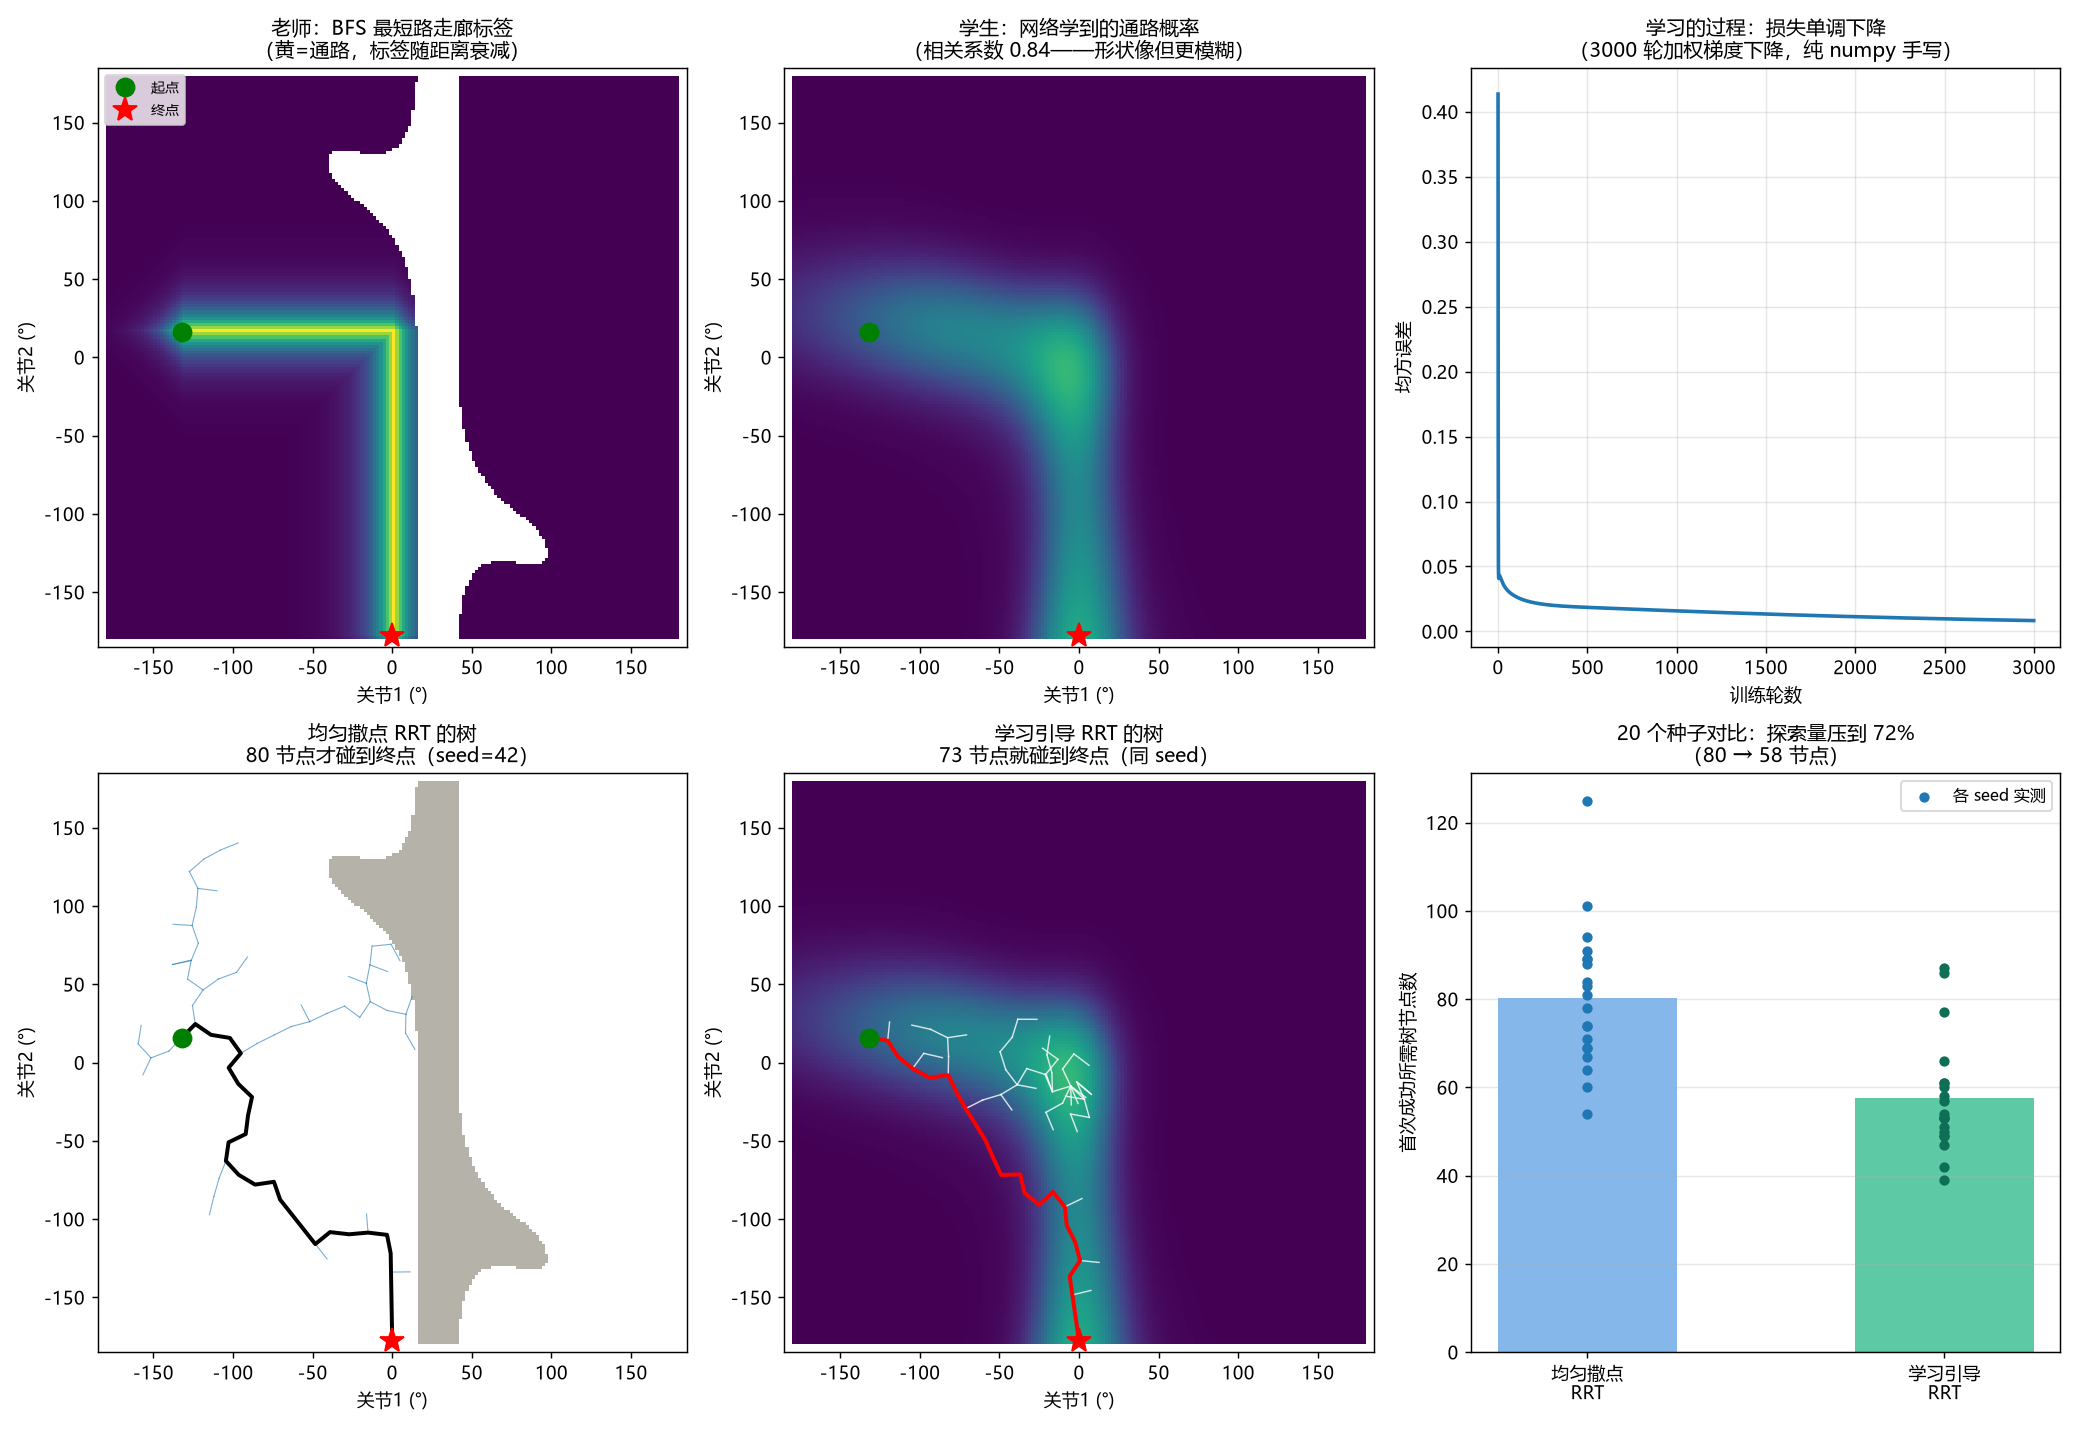

This figure's Python source:
"""
第 7 课：学习的成分 —— 用神经网络学"哪里是通路"，引导 RRT 撒点。

对应课题题目《基于学习和抽样的混合运动规划算法研究》里的"基于学习"。

故事线（三步蒸馏）：
  1. 老师（BFS 穷举）  ：2° 网格全图搜索，找出起点到终点的最短路径走廊
  2. 学生（小神经网络）：输入关节角，输出"这里是通路"的概率，跟老师学
  3. 混合（学习引导 RRT）：撒点时按学生的建议撒（概率高的区域多撒），其余仍均匀撒
     —— 学习提供方向感，抽样保证完备性，这就是"混合"

运行方法：python lesson7_learned_sampling.py
本脚本做四件事：
  A. BFS 求路径 + 距离变换生成"走廊"训练标签
  B. 手写 2->48->1 神经网络（numpy，不用任何深度学习框架），加权梯度下降训练
  C. 学习引导 RRT（按网络概率分布撒点）与均匀 RRT 对比
  D. 20 个种子统计：首次成功各需要多少节点
产物：lesson7_learned_sampling.png
"""
import os
from collections import deque

import numpy as np
import matplotlib
matplotlib.rcParams['font.sans-serif'] = ['Microsoft YaHei', 'SimHei', 'DejaVu Sans']
matplotlib.rcParams['axes.unicode_minus'] = False
import matplotlib.pyplot as plt
from matplotlib.colors import ListedColormap

from lesson3_rrt import (is_collision, is_collision_path, JOINT_RANGES,
                         rrt_plan, reconstruct_path)

OUT_DIR = os.path.dirname(os.path.abspath(__file__))

# ---- 场景（与前面各课一致，注意 lesson3 的 START/GOAL 在 __main__ 里 import 不到）----
START = (-132.0, 16.0)
GOAL = (0.0, -178.0)

# ---- 本课参数 ----
GRID = 2.0          # 老师用的网格分辨率（度）
N = int(round(360.0 / GRID))          # 180 x 180
H = 48              # 隐藏层神经元个数
EPOCHS = 3000       # 训练轮数
LR = 0.15           # 学习率
TAU = 6.0           # 走廊标签的衰减宽度（格）
W_CORRIDOR = 3.0    # 训练时给走廊样本的损失权重（强调"学通路"）
EPS_INF = 0.90      # 撒点时"听网络建议"的概率
GOAL_BIAS = 0.10    # 直接偏置到终点的概率（与第 3 课一致）
SAMPLE_EXPO = 5.0   # 采样权重 = 概率^指数（越大越集中在高概率区）
SEEDS = list(range(20))


# ============================================================
# 1. 老师：网格 + BFS 最短路 + 距离变换 -> 走廊标签
#    本课统一用"显示坐标约定"：格子 (p, q)：
#      p ↔ 关节1：θ1 = -180 + (p+0.5)*GRID （格子中心）
#      q ↔ 关节2：θ2 = -180 + (q+0.5)*GRID
# ============================================================
def cell_center(p, q):
    return -180.0 + (p + 0.5) * GRID, -180.0 + (q + 0.5) * GRID


def cell_of(t1, t2):
    return (int((t1 + 180.0) / GRID), int((t2 + 180.0) / GRID))


def build_obst():
    """显示约定下的障碍掩码 obst[p, q]。"""
    obst = np.zeros((N, N), dtype=bool)
    for p in range(N):
        for q in range(N):
            obst[p, q] = is_collision(*cell_center(p, q))
    return obst


def bfs_path(obst):
    """老师本人：4 邻域 BFS 找最短路（返回格子序列）。"""
    s, g = cell_of(*START), cell_of(*GOAL)
    parent = {s: None}
    dq = deque([s])
    while dq:
        c = dq.popleft()
        if c == g:
            break
        for dp, dq_ in ((1, 0), (-1, 0), (0, 1), (0, -1)):
            nb = (c[0] + dp, c[1] + dq_)
            if (0 <= nb[0] < N and 0 <= nb[1] < N
                    and not obst[nb] and nb not in parent):
                parent[nb] = c
                dq.append(nb)
    if g not in parent:
        return None
    path, cur = [], g
    while cur is not None:
        path.append(cur)
        cur = parent[cur]
    return path


def corridor_label(obst, path):
    """多源 BFS 距离变换：离最短路的格距 d -> 标签 exp(-d/TAU)，障碍为 0。"""
    dist = np.full((N, N), 10 ** 9)
    dq = deque()
    for (p, q) in path:
        dist[p, q] = 0
        dq.append((p, q))
    while dq:
        p, q = dq.popleft()
        for dp, dq_ in ((1, 0), (-1, 0), (0, 1), (0, -1)):
            nb = (p + dp, q + dq_)
            if (0 <= nb[0] < N and 0 <= nb[1] < N and not obst[nb]
                    and dist[nb] > dist[p, q] + 1):
                dist[nb] = dist[p, q] + 1
                dq.append(nb)
    y = np.exp(-dist / TAU)
    y[obst] = 0.0
    return y


# ============================================================
# 2. 学生：手写 2 -> H -> 1 网络（tanh + sigmoid，加权 MSE）
# ============================================================
def net_init(rng):
    return {'W1': rng.normal(0, 1.0, (2, H)) * 0.8,
            'b1': np.zeros(H),
            'W2': rng.normal(0, 1.0, (H, 1)) * 0.8,
            'b2': np.zeros(1)}


def net_forward(net, X):
    """X: (m,2) 归一化角。返回 (预测概率 (m,1), 隐藏层激活 (m,H))。"""
    A1 = X @ net['W1'] + net['b1']
    Z1 = np.tanh(A1)
    P = 1.0 / (1.0 + np.exp(-(Z1 @ net['W2'] + net['b2'])))
    return P, Z1


def net_train(net, X, Y, epochs, lr, wgt=None):
    """全批梯度下降（走廊样本损失加权）。返回每轮的普通 MSE（画曲线用）。"""
    if wgt is None:
        wgt = np.ones_like(Y)
    norm = wgt.sum()
    losses = []
    for ep in range(epochs):
        P, Z1 = net_forward(net, X)
        diff = P - Y
        losses.append(float(np.mean(diff ** 2)))
        dP = 2.0 * diff * wgt / norm
        dW2 = Z1.T @ dP
        db2 = dP.sum(axis=0)
        dZ1 = dP @ net['W2'].T * (1.0 - Z1 ** 2)
        dW1 = X.T @ dZ1
        db1 = dZ1.sum(axis=0)
        net['W1'] -= lr * dW1
        net['b1'] -= lr * db1
        net['W2'] -= lr * dW2
        net['b2'] -= lr * db2
    return losses


def net_predict_grid(net):
    """整张 C 空间的概率图 prob[p, q]（格心处推断，向量化一次算完）。"""
    centers = np.array([[t1 / 180.0, t2 / 180.0]
                        for t1 in (-180.0 + (np.arange(N) + 0.5) * GRID)
                        for t2 in (-180.0 + (np.arange(N) + 0.5) * GRID)])
    P, _ = net_forward(net, centers)
    return P.reshape(N, N)


# ============================================================
# 3. 混合：学习引导 RRT（与第 3 课 rrt_plan 唯一区别 = 撒点来源）
# ============================================================
def make_sampler(prob):
    """把概率图压平成累积分布，供 searchsorted 随机抽样。"""
    w = (prob ** SAMPLE_EXPO).ravel()
    cum = np.cumsum(w)
    return cum


def sample_from_table(cum, rng):
    u = rng.random() * cum[-1]
    idx = int(np.searchsorted(cum, u))
    idx = min(idx, N * N - 1)
    p, q = divmod(idx, N)
    # 格心 + 格内扰动，避免撒点都落在同一批格心上
    t1 = -180.0 + (p + rng.random()) * GRID
    t2 = -180.0 + (q + rng.random()) * GRID
    return t1, t2


def guided_rrt_plan(start, goal, cum, max_iter=4000, step=12.0,
                    eps_inf=EPS_INF, goal_bias=GOAL_BIAS, seed=42):
    """学习引导 RRT：撒点规则 = goal_bias 偏置终点 + eps_inf 听网络 + 其余均匀。"""
    rng = np.random.default_rng(seed)
    nodes = [np.array(start, float)]
    parents = [-1]
    goal_np = np.array(goal, float)

    for _ in range(max_iter):
        u = rng.random()
        if u < goal_bias:
            q_rand = goal_np.copy()
        elif u < goal_bias + eps_inf:
            q_rand = np.array(sample_from_table(cum, rng))
        else:
            q_rand = np.array([rng.uniform(*r) for r in JOINT_RANGES])

        tree = np.array(nodes)
        near_idx = int(np.argmin(np.linalg.norm(tree - q_rand, axis=1)))
        q_near = nodes[near_idx]
        d = q_rand - q_near
        nd = np.linalg.norm(d)
        if nd < 1e-6:
            continue
        q_new = q_near + step * d / nd
        if is_collision_path(q_near[0], q_near[1], q_new[0], q_new[1]):
            continue
        nodes.append(q_new)
        parents.append(near_idx)

        if np.linalg.norm(q_new - goal_np) < step:
            if not is_collision_path(q_new[0], q_new[1], goal_np[0], goal_np[1]):
                nodes.append(goal_np.copy())
                parents.append(len(nodes) - 2)
            return nodes, parents, True
    return nodes, parents, False


# ============================================================
# 主流程
# ============================================================
if __name__ == '__main__':
    print('=' * 60)
    print('第 7 课：学习引导抽样')
    print('=' * 60)

    print('\n=== A. 老师：BFS 找最短路 + 生成走廊标签 ===')
    obst = build_obst()
    path = bfs_path(obst)
    assert path is not None, 'BFS 找不到路，检查场景'
    Y_grid = corridor_label(obst, path)
    print(f'  BFS 最短路 {len(path)} 格，'
          f'走廊标签覆盖 {int((Y_grid > 0.05).sum())} 格 '
          f'({(Y_grid > 0.05).sum() / (N * N) * 100:.1f}% 的 C 空间)')

    print('\n=== B. 学生：训练 2->48->1 网络（走廊样本加权）===')
    rng = np.random.default_rng(0)
    Xs, Ys = [], []
    for p in range(N):
        for q in range(N):
            t1, t2 = cell_center(p, q)
            Xs.append([t1 / 180.0, t2 / 180.0])
            Ys.append([Y_grid[p, q]])
    X = np.array(Xs); Y = np.array(Ys)
    wgt = 1.0 + (Y > 0.3) * (W_CORRIDOR - 1.0)
    net = net_init(rng)
    losses = net_train(net, X, Y, EPOCHS, LR, wgt)
    print(f'  训练 {EPOCHS} 轮：损失 {losses[0]:.4f} -> {losses[-1]:.4f}')
    prob = net_predict_grid(net)
    # 学得像不像：算概率图与真值的相关系数 + 概率质量集中度
    corr = float(np.corrcoef(prob.ravel(), Y_grid.ravel())[0, 1])
    w_mass = (prob ** SAMPLE_EXPO).ravel()
    in_cor = (Y_grid > 0.3).ravel()
    mass = float(w_mass[in_cor].sum() / w_mass.sum())
    print(f'  网络概率图 vs 老师走廊的相关系数：{corr:.3f}（1=完全一致）')
    print(f'  走廊只占面积 {in_cor.mean()*100:.1f}%，却分走 {mass*100:.0f}% 的撒点概率')

    print('\n=== C. 混合：学习引导 RRT vs 均匀 RRT ===')
    cum = make_sampler(prob)
    nodes_g, parents_g, ok_g = guided_rrt_plan(START, GOAL, cum, seed=42)
    nodes_u, parents_u, _, ok_u = rrt_plan(START, GOAL, max_iter=4000, step=12.0, seed=42)
    assert ok_g and ok_u
    len_u = sum(1 for p in parents_u if p != -1)
    print(f'  同一 seed=42：均匀 RRT 成功时树上 {len(nodes_u)} 节点；'
          f'学习引导 RRT 只要 {len(nodes_g)} 节点')

    print('\n=== D. 20 个种子的统计 ===')
    stats_u, stats_g = [], []
    for sd in SEEDS:
        nu, _, _, ok1 = rrt_plan(START, GOAL, max_iter=4000, step=12.0, seed=sd)
        ng, _, ok2 = guided_rrt_plan(START, GOAL, cum, seed=sd)
        assert ok1 and ok2, f'seed={sd} 有算法失败，需检查'
        stats_u.append(len(nu))
        stats_g.append(len(ng))
    mu_u, mu_g = np.mean(stats_u), np.mean(stats_g)
    print(f'  均匀 RRT   ：平均 {mu_u:6.1f} 节点（±{np.std(stats_u):.1f}）')
    print(f'  学习引导   ：平均 {mu_g:6.1f} 节点（±{np.std(stats_g):.1f}）')
    print(f'  --> 学习引导把探索量压到均匀版的 {mu_g / mu_u * 100:.0f}%')

    # ---------------- 画图 ----------------
    fig, axes = plt.subplots(2, 3, figsize=(16, 11))
    edges = np.linspace(-180, 180, N + 1)

    # (0,0) 老师的走廊标签
    ax = axes[0, 0]
    ax.pcolormesh(edges, edges, np.where(obst, np.nan, Y_grid).T,
                  cmap='viridis', vmin=0, vmax=1)
    ax.plot(START[0], START[1], 'go', ms=10, zorder=5, label='起点')
    ax.plot(GOAL[0], GOAL[1], 'r*', ms=14, zorder=5, label='终点')
    ax.set_title('老师：BFS 最短路走廊标签\n（黄=通路，标签随距离衰减）', fontsize=11)
    ax.legend(loc='upper left', fontsize=8)

    # (0,1) 学生学到的概率图
    ax = axes[0, 1]
    ax.pcolormesh(edges, edges, prob.T, cmap='viridis', vmin=0, vmax=1)
    ax.plot(START[0], START[1], 'go', ms=10, zorder=5)
    ax.plot(GOAL[0], GOAL[1], 'r*', ms=14, zorder=5)
    ax.set_title(f'学生：网络学到的通路概率\n（相关系数 {corr:.2f}——形状像但更模糊）', fontsize=11)

    # (0,2) 训练损失曲线
    ax = axes[0, 2]
    ax.plot(losses, color='tab:blue', lw=2)
    ax.set_xlabel('训练轮数'); ax.set_ylabel('均方误差')
    ax.set_title(f'学习的过程：损失单调下降\n（{EPOCHS} 轮加权梯度下降，纯 numpy 手写）', fontsize=11)
    ax.grid(alpha=0.3)

    # (1,0) 均匀 RRT 的树
    ax = axes[1, 0]
    ax.pcolormesh(edges, edges, obst.T, cmap=ListedColormap(['white', '#B4B2A9']))
    for i, pa in enumerate(parents_u):
        if pa == -1:
            continue
        ax.plot([nodes_u[pa][0], nodes_u[i][0]], [nodes_u[pa][1], nodes_u[i][1]],
                color='tab:blue', lw=0.6, alpha=0.6)
    pu = reconstruct_path(nodes_u, parents_u)
    ax.plot([q[0] for q in pu], [q[1] for q in pu], 'k-', lw=2.2, zorder=5)
    ax.plot(START[0], START[1], 'go', ms=10, zorder=6)
    ax.plot(GOAL[0], GOAL[1], 'r*', ms=14, zorder=6)
    ax.set_title(f'均匀撒点 RRT 的树\n{len(nodes_u)} 节点才碰到终点（seed=42）', fontsize=11)

    # (1,1) 学习引导 RRT 的树（背景 = 学生概率图）
    ax = axes[1, 1]
    ax.pcolormesh(edges, edges, prob.T, cmap='viridis', vmin=0, vmax=1)
    for i, pa in enumerate(parents_g):
        if pa == -1:
            continue
        ax.plot([nodes_g[pa][0], nodes_g[i][0]], [nodes_g[pa][1], nodes_g[i][1]],
                color='w', lw=0.8, alpha=0.8)
    pg = reconstruct_path(nodes_g, parents_g)
    ax.plot([q[0] for q in pg], [q[1] for q in pg], 'r-', lw=2.2, zorder=5)
    ax.plot(START[0], START[1], 'go', ms=10, zorder=6)
    ax.plot(GOAL[0], GOAL[1], 'r*', ms=14, zorder=6)
    ax.set_title(f'学习引导 RRT 的树\n{len(nodes_g)} 节点就碰到终点（同 seed）', fontsize=11)

    # (1,2) 20 seed 统计
    ax = axes[1, 2]
    xs = [0, 1]
    ax.bar(xs, [mu_u, mu_g], width=0.5, color=['#85B7EB', '#5DCAA5'])
    ax.scatter([0] * len(SEEDS), stats_u, color='tab:blue', s=22, zorder=5,
               label='各 seed 实测')
    ax.scatter([1] * len(SEEDS), stats_g, color='#0F6E56', s=22, zorder=5)
    ax.set_xticks(xs)
    ax.set_xticklabels(['均匀撒点\nRRT', '学习引导\nRRT'])
    ax.set_ylabel('首次成功所需树节点数')
    ax.set_title(f'20 个种子对比：探索量压到 {mu_g / mu_u * 100:.0f}%\n'
                 f'（{mu_u:.0f} → {mu_g:.0f} 节点）', fontsize=11)
    ax.legend(fontsize=9); ax.grid(alpha=0.3, axis='y')

    # 只给 4 张 C 空间图设"关节角"坐标；损失曲线和柱状图各自保留自己的轴
    for ax in [axes[0, 0], axes[0, 1], axes[1, 0], axes[1, 1]]:
        ax.set_xlabel('关节1 (°)'); ax.set_ylabel('关节2 (°)')
        ax.set_xlim(-185, 185); ax.set_ylim(-185, 185)
    axes[1, 2].set_xlabel('')

    plt.tight_layout()
    out_png = os.path.join(OUT_DIR, 'lesson7_learned_sampling.png')
    plt.savefig(out_png, dpi=130)
    print(f'\n图片已保存到: {out_png}')
    print('一句话总结：学习把"往哪撒点"的知识从昂贵的穷举老师手里蒸馏出来，'
          '喂给廉价的抽样算法——这就是"基于学习和抽样的混合规划"。')
